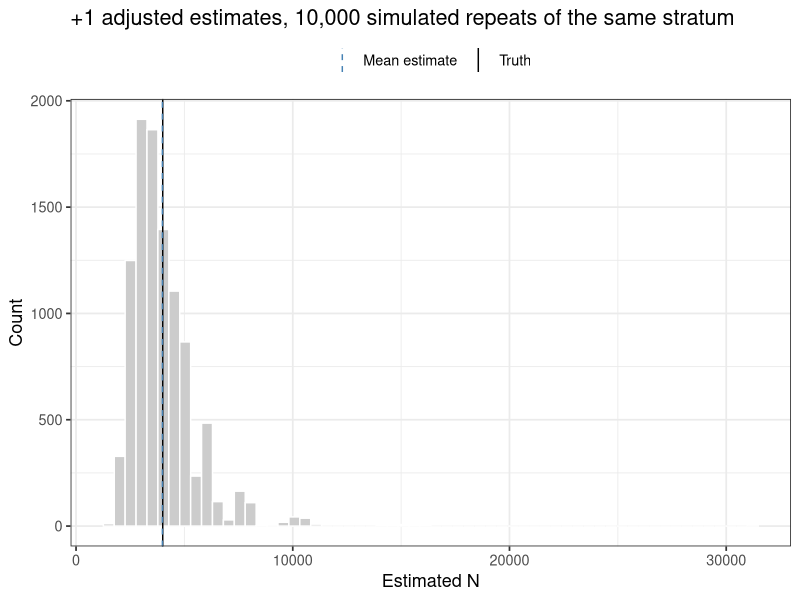
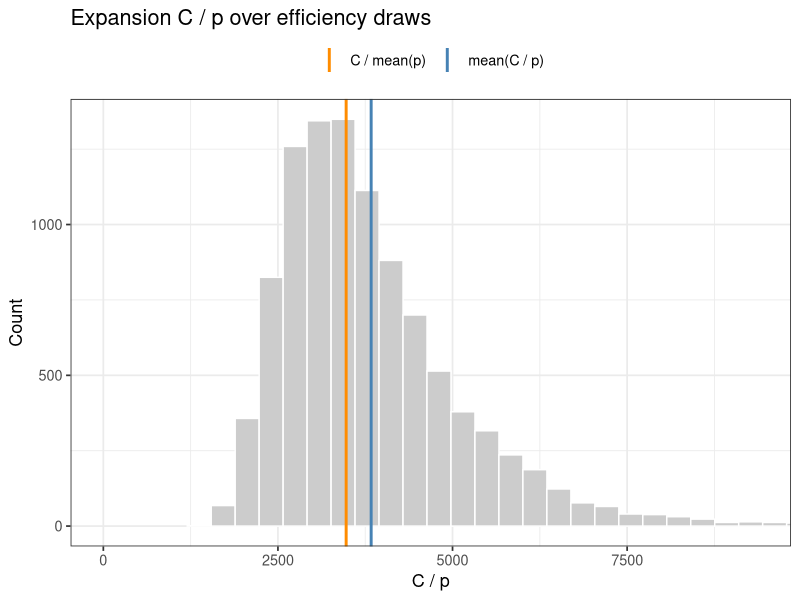

Source code (R) for these figures, in order:
# Trap efficiency at a screw trap
# (Run time: under 5 seconds. Times vary up to 2x between computers.)
# (Run 00_setup.R once first: it installs packages and checks JAGS.)
#
# One stratum at a rotary screw trap. Some passing fish are caught. Separately,
# M fish are marked and released upstream (an efficiency trial), and R of them
# are caught again. R / M estimates trap efficiency, and the unmarked catch C
# divided by efficiency estimates how many fish passed.
#
# Two estimators of passage N:
#   Simple expansion:   C * M / R          (catch divided by R / M; it has the
#                                           Lincoln-Petersen form)
#   +1 adjusted:        C * (M + 1) / (R + 1)
# The +1 version is the same idea as Chapman's correction, written for this
# setup: here C is the unmarked catch and the marked fish come from a
# separate trial, which is not the two-sample design Chapman's formula
# assumes. For R ~ Binomial(M, p), E[(M + 1) / (R + 1)] = (1 - (1 - p)^(M + 1)) / p,
# so the adjusted estimator averages N * (1 - (1 - p)^(M + 1)): nearly
# unbiased unless M is tiny or p is very small.
#
# Plain R, no JAGS. All data are simulated, so we know the truth.
# This is a teaching example, not the estimator IDFG uses.

library(ggplot2)

# 0. The talk's exact toy example: Bailey's modification ----
# Keep the slide's estimator and numbers separate from the independent-trial
# simulation below. Swapping M and C inside the +1 terms changes the estimator.
bailey <- function(M, C, R) M * (C + 1) / (R + 1)
slide.M <- 200; slide.C <- 1000; slide.R <- 20
cat("Talk example, Bailey:", round(bailey(slide.M, slide.C, slide.R)),
    "  plain Petersen:", slide.M * slide.C / slide.R, "\n")
stopifnot(round(bailey(slide.M, slide.C, slide.R)) == 9533)
# With multiple disjoint strata, apply the formula to each stratum and sum.
# This second row is an additional hypothetical stratum, not a slide value.
strata.example <- data.frame(stratum = 1:2, M = c(200, 100),
                            C = c(1000, 400), R = c(20, 10))
strata.example$N.bailey <- with(strata.example, bailey(M, C, R))
print(strata.example)
cat("Sum of stratum estimates:", sum(strata.example$N.bailey), "\n")
# The remaining lesson uses a different design: C is an independent unmarked
# binomial catch and R comes from a separate release trial. Its adjustment is
# C*(M+1)/(R+1), which gives 9,571 for the slide inputs, NOT Bailey's 9,533.
# The expectation identity below applies to that simulation's adjustment.

set.seed(1)

# 1. One stratum ----

N <- 4000      # True number of fish passing the trap
p <- 0.15      # True trap efficiency (chance a passing fish is caught)
M <- 50        # Marked fish released upstream (few, so efficiency is uncertain)

C <- rbinom(1, N, p)   # Unmarked catch
R <- rbinom(1, M, p)   # Marked fish recaptured

p.hat <- R / M
N.simple <- C * M / R
N.adj <- C * (M + 1) / (R + 1)

cat("Catch C =", C, " Recaptures R =", R, "of M =", M, "\n")
cat("Efficiency estimate R / M =", round(p.hat, 3), " (truth", p, ")\n")
cat("Simple expansion N =", round(N.simple), "\n")
cat("+1 adjusted N      =", round(N.adj), "\n")
cat("Truth              =", N, "\n")

# 2. Repeat the same stratum many times ----
# Rerun this one stratum 10,000 times with the same truth (N, p, M). Only
# chance changes: which fish get caught and which marked fish come back.
# This is the sampling distribution: everything you could have gotten. In
# real life you get one of these. Not 10,000 different days or strata.

n.sims <- 10000
C.sim <- rbinom(n.sims, N, p)
R.sim <- rbinom(n.sims, M, p)
simple.sim <- C.sim * M / R.sim
adj.sim <- C.sim * (M + 1) / (R.sim + 1)

cat("\nAcross", n.sims, "simulated repeats of the same stratum:\n")
# With few marked fish, some repeats recapture none. The simple expansion
# then divides by zero; the +1 terms keep the adjusted version finite.
cat("Repeats with zero recaptures:", sum(R.sim == 0), "(simple expansion is infinite there)\n")
ok <- R.sim > 0
cat("Mean simple expansion (R > 0 only):", round(mean(simple.sim[ok])),
    " bias", round(100 * (mean(simple.sim[ok]) / N - 1), 1), "%\n")
cat("Mean +1 adjusted:                  ", round(mean(adj.sim)),
    " bias", round(100 * (mean(adj.sim) / N - 1), 1), "%\n")
cat("Expected from the formula:         ", round(N * (1 - (1 - p)^(M + 1))), "\n")
cat("Middle 95% of +1 adjusted:", round(quantile(adj.sim, c(0.025, 0.975))), "\n")

# 3. Jensen's inequality ----
# Efficiency is uncertain. Expanding by 1 / (average efficiency) is not the
# same as averaging the expansions. Draw efficiency from its posterior
# under a flat prior, Beta(R + 1, M - R + 1), and compare.

p.draws <- rbeta(10000, R + 1, M - R + 1)
cat("\nC / mean(p)  =", round(C / mean(p.draws)), "\n")
cat("mean(C / p)  =", round(mean(C / p.draws)), "\n")
cat("1 / p is convex, so the second is always larger. The gap grows as p gets small.\n")

# 4. Plot ----
# Each plot prints on its own.

p1 <- ggplot(data.frame(est = adj.sim), aes(est)) +
  geom_histogram(bins = 60, fill = "gray80", color = "white") +
  geom_vline(aes(xintercept = N, linetype = "Truth")) +
  geom_vline(aes(xintercept = mean(adj.sim), linetype = "Mean estimate"), color = "steelblue") +
  scale_linetype_manual(NULL, values = c("Truth" = "solid", "Mean estimate" = "dashed")) +
  labs(title = "+1 adjusted estimates, 10,000 simulated repeats of the same stratum", x = "Estimated N", y = "Count") +
  theme_bw(base_size = 13) + theme(legend.position = "top")
print(p1)

p2 <- ggplot(data.frame(x = C / p.draws), aes(x)) +
  geom_histogram(bins = 60, fill = "gray80", color = "white") +
  geom_vline(aes(xintercept = C / mean(p.draws), color = "C / mean(p)"), linewidth = 1) +
  geom_vline(aes(xintercept = mean(C / p.draws), color = "mean(C / p)"), linewidth = 1) +
  scale_color_manual(NULL, values = c("C / mean(p)" = "darkorange", "mean(C / p)" = "steelblue")) +
  coord_cartesian(xlim = c(0, quantile(C / p.draws, 0.995))) +   # trim the rare extreme draws from the axis
  labs(title = "Expansion C / p over efficiency draws", x = "C / p", y = "Count") +
  theme_bw(base_size = 13) + theme(legend.position = "top")
print(p2)

# Try this ----
# Predict before rerunning; reset each change before trying the next.
# 1. Set M <- 15 in the simulation. How many repeats have zero recaptures?
#    What happens to the simple estimator and to the adjusted estimates?
# 2. Set p <- 0.03. Does the +1 correction still give a mean close to truth?
#    How does the printed expectation help interpret the simulation?

# Lessons ----
# - Trap efficiency comes from marked fish: R / M. Abundance is catch divided
#   by efficiency, so every error in efficiency carries straight into N.
# - The simple expansion runs high when few marked fish are recaptured, and
#   is infinite when none are. Adding 1 to M and R corrects nearly all of that.
# - Match the estimator to the design: Chapman's formula is for two samples
#   from the same population; an efficiency trial is a different setup.
# - Efficiency is uncertain, and 1 / efficiency is curved. Averaging the
#   expansions, mean(C / p), is always larger than expanding by the average,
#   C / mean(p). That gap is Jensen's inequality, and it grows as p gets small.

# Where BPA teaches this ----
# Kery and Schaub (2012), section numbers as in the book and its JAGS code:
# - 1.3  The binomial distribution as a canonical description of the
#        observation process (catch and recaptures here are binomial draws)
# - 6.2.1  Closed-population size from capture-recapture, the simplest case
#          (model M0): estimating N from marked animals in a Bayesian model.
